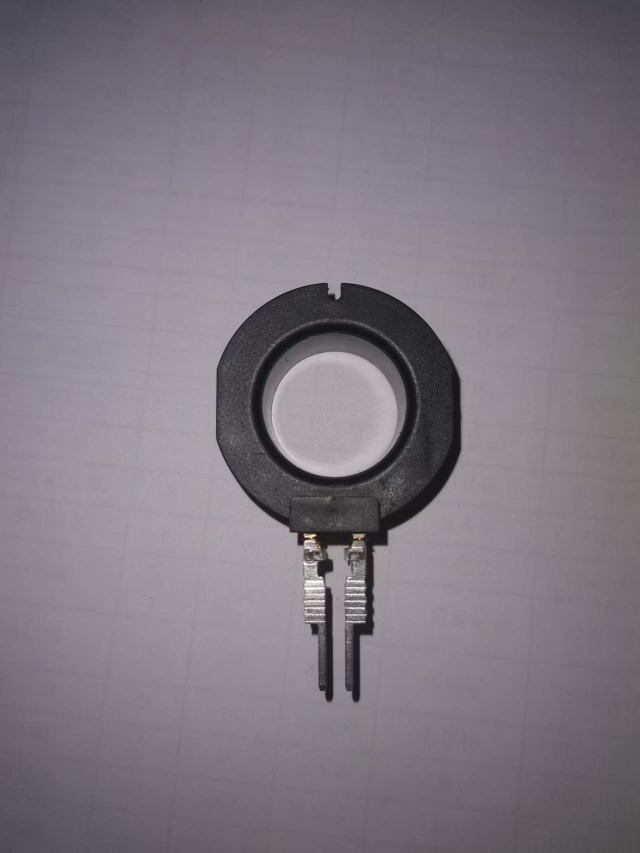
#> input picture camImg/1.jpg, 1279 x 1706 px (shown at 1/2 size)
$ python -i AngleCheck3.py   (imports and definitions only)
#> lines starting #> are read from the running program, lines starting #| are printed output that depends on the picture; after the words box and inside, x2 and y2 are one past the last pixel; in counts of white or black regions, pixels touching at a corner belong together
#> further down, picture is the input picture: shape (1706, 1279, 3); mean B, G, R 127.9, 119.5, 125.1
import cv2
import numpy as np
import os
import math


# 角度检测

def resizeImg(img, scale_percent=50):
    width = int(img.shape[1] * scale_percent / 100)
    height = int(img.shape[0] * scale_percent / 100)
    return cv2.resize(img, (width, height), interpolation=cv2.INTER_AREA)


def checkLine(cx, cy, angle, vis):
    cx, cy = int(cx), int(cy)
    angle = float(angle)

    # 转弧度
    theta = math.radians(angle)

    # 方向向量（根据你的角度定义）
    dx = math.sin(theta)
    dy = math.cos(theta)

    # 线长度（足够长，贯穿整张图）
    h, w = vis.shape[:2]
    length = max(h, w)

    # 两个方向延伸
    x1 = int(cx - dx * length)
    y1 = int(cy + dy * length)

    x2 = int(cx + dx * length)
    y2 = int(cy - dy * length)

    # 画线
    cv2.line(vis, (x1, y1), (x2, y2), (0, 0, 255), 2)

    # cv2.imshow("line", resizeImg(vis))
    # cv2.waitKey(0)
    # cv2.destroyAllWindows()


def far_point_mean(contour, center, ratio=0.3):
    """
    ratio: 选取最远的前多少比例点
    """

    pts = contour[:, 0, :]

    # 1. 计算每个点到圆心距离
    dists = np.linalg.norm(pts - center, axis=1)

    # 2. 排序索引（从远到近）
    idx = np.argsort(dists)[::-1]

    # 3. 取最远的一部分点
    k = max(1, int(len(pts) * ratio))
    far_pts = pts[idx[:k]]

    # 4. 求均值
    mean_point = np.mean(far_pts, axis=0).astype(int)

    return mean_point, far_pts


def process_image(img):
    cv2.imwrite(r"D:\M26003Project\src\logs\Results\0Origin.jpg", img)
    try:
        if img is None:
            raise ValueError("输入图像为空！")

        # ===== 灰度 =====
        gray = cv2.cvtColor(img, cv2.COLOR_BGR2GRAY)

        # ===== 去噪 =====
        median = cv2.medianBlur(gray, 3)

        # ===== 二值 =====
        # _, binary = cv2.threshold(
        #     median, 170, 255,
        #     cv2.THRESH_BINARY + cv2.THRESH_OTSU
        # )
        # cv2.imwrite(r"D:\M26003Project\src\logs\Results\1binary.jpg", binary)

        # ===== 边缘 =====
        canny = cv2.Canny(median, 20, 50)
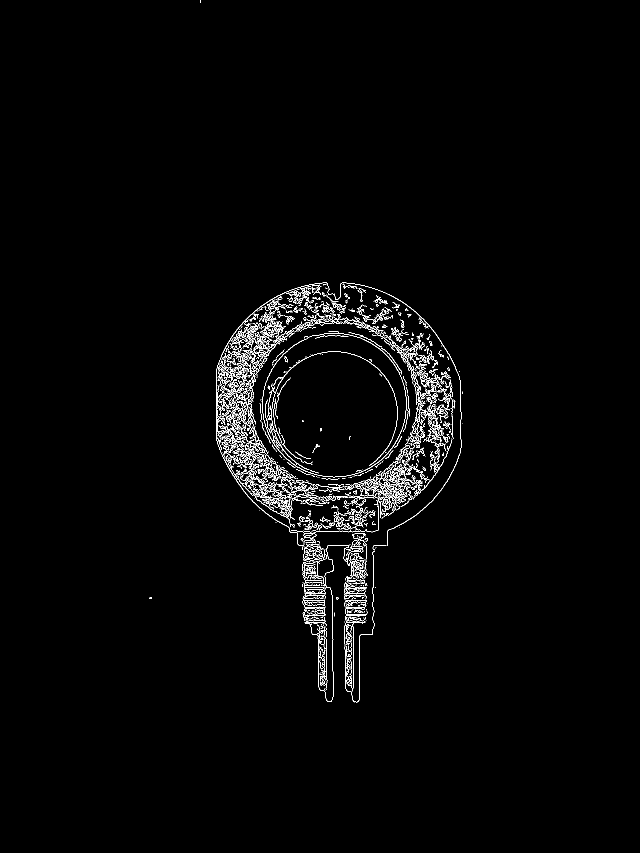
#> canny: shape (1706, 1279) (shown at 1/2 size); 1.7% white in thin lines or dots, all inside (x1, y1, x2, y2) = (298, 0, 926, 1405)
        cv2.imwrite(r"D:\M26003Project\src\logs\Results\2canny.jpg", canny)


        # ===== 膨胀 =====
        # dilation = cv2.morphologyEx(canny, cv2.MORPH_CLOSE, kernel=np.ones((7, 7), np.uint8))
        kernel = np.ones((11, 11), np.uint8)
        dilation = cv2.dilate(canny, kernel)
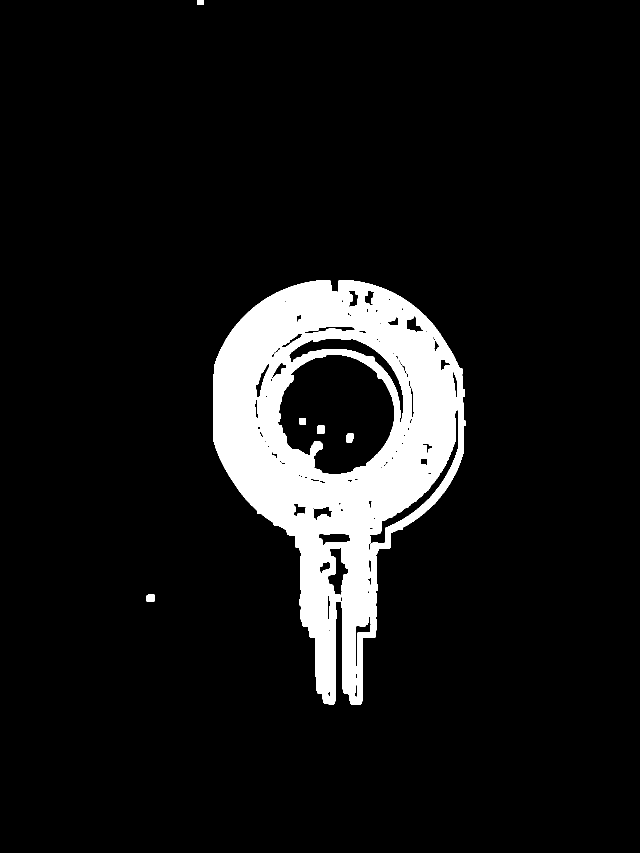
#> dilation: shape (1706, 1279) (shown at 1/2 size); 8.8% white; 6 white regions, box (x1, y1, x2, y2) and area: (427, 560, 931, 1410) 192050, (635, 851, 649, 868) 234, (693, 867, 707, 885) 233, (293, 1189, 309, 1203) 220, (599, 836, 612, 849) 169, (395, 0, 407, 10) 120
        cv2.imwrite(r"D:\M26003Project\src\logs\Results\3dilation.jpg", dilation)


        # ===== 找圆 =====
        circles = cv2.HoughCircles(
            dilation, cv2.HOUGH_GRADIENT, 2, minDist=100,
            param1=100, param2=30,
            minRadius=200, maxRadius=300
        )
#> circles = 18 rows, first 8: [669, 809, 252.2], [563, 923, 290], [945, 1289, 287.8], [673, 921, 224], [761, 855, 206.2], [555, 819, 268], [851, 1145, 252.6], [979, 1191, 241.4]

        if circles is None:
            raise ValueError("未检测到圆！")

        x, y, r = np.uint16(np.around(circles))[0][0]
#> x = 669; y = 809; r = 252

        # ===== ROI（只保留圆区域）=====
        inv = cv2.bitwise_not(dilation)
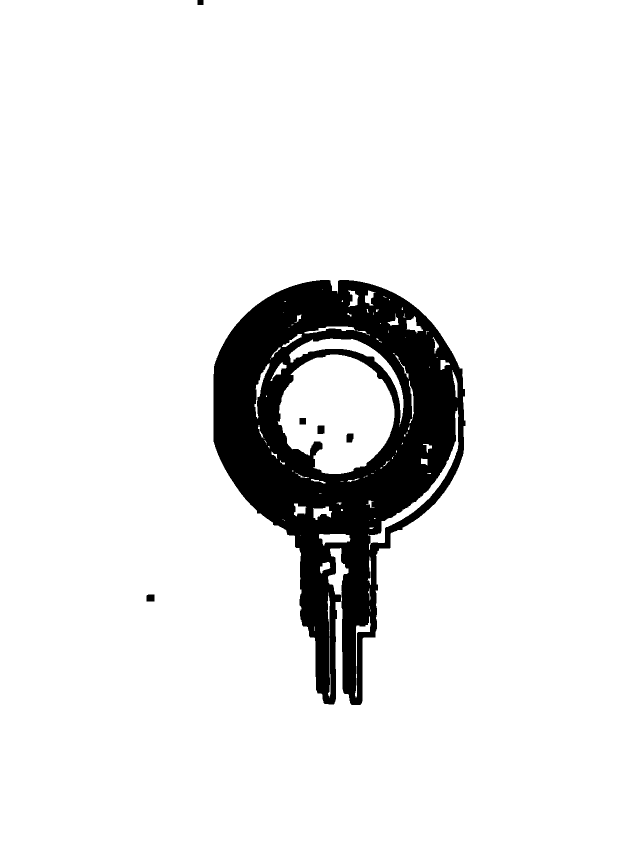
#> inv: shape (1706, 1279) (shown at 1/2 size); 91.2% white; 6 black regions, box (x1, y1, x2, y2) and area: (427, 560, 931, 1410) 192050, (635, 851, 649, 868) 234, (693, 867, 707, 885) 233, (293, 1189, 309, 1203) 220, (599, 836, 612, 849) 169, (395, 0, 407, 10) 120

        # =====划定核心区域=====
        mask = np.zeros(inv.shape, dtype=np.uint8)
        cv2.circle(mask, (x, y), int(r * 1.9), 255, -1)
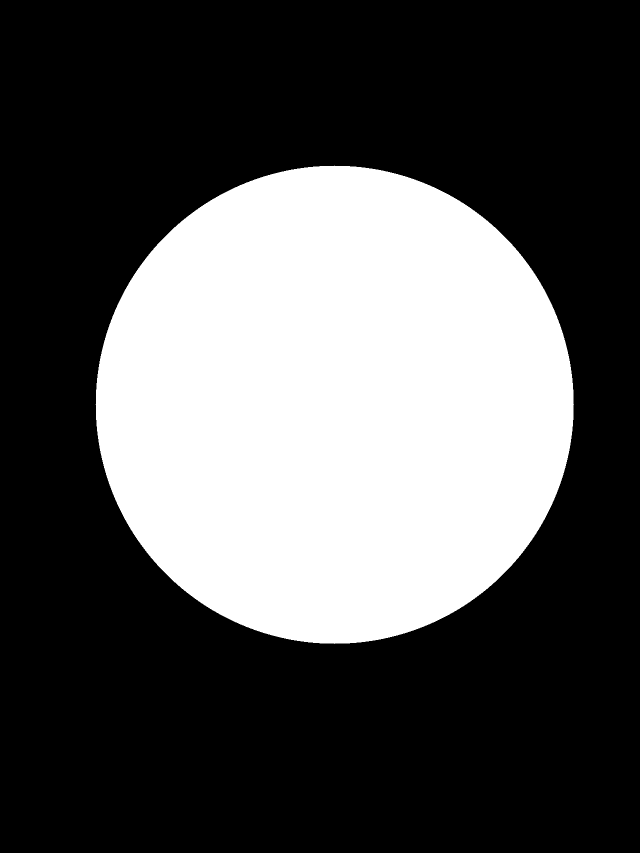
#> mask: shape (1706, 1279) (shown at 1/2 size); 32.9% white; 1 white region, box (x1, y1, x2, y2) and area: (191, 331, 1148, 1288) 717685
        cv2.circle(mask, (x, y), int(r * 1.8), 0, -1)
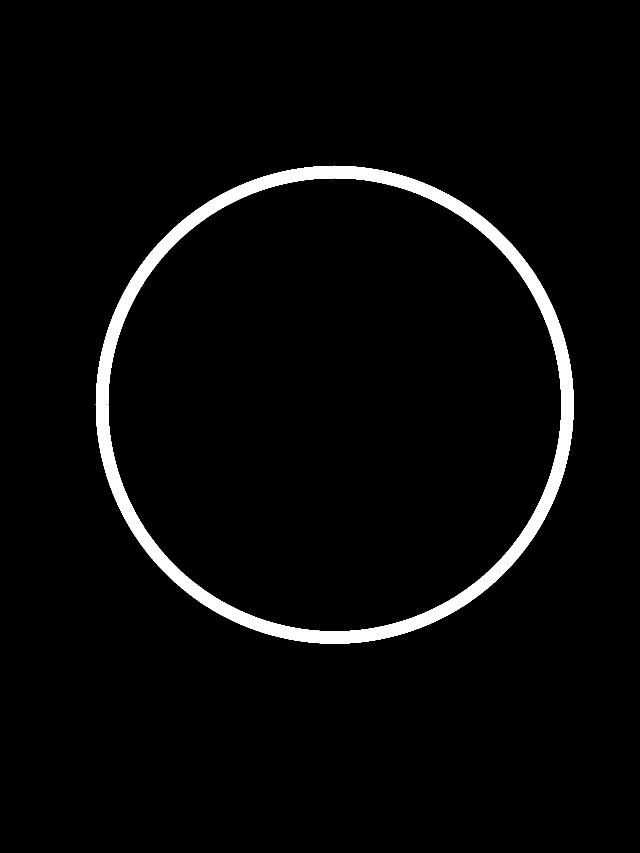
#> mask: shape (1706, 1279) (shown at 1/2 size); 3.3% white; 1 white region, box (x1, y1, x2, y2) and area: (191, 331, 1148, 1288) 73056
        roi = cv2.bitwise_and(inv, inv, mask=mask)
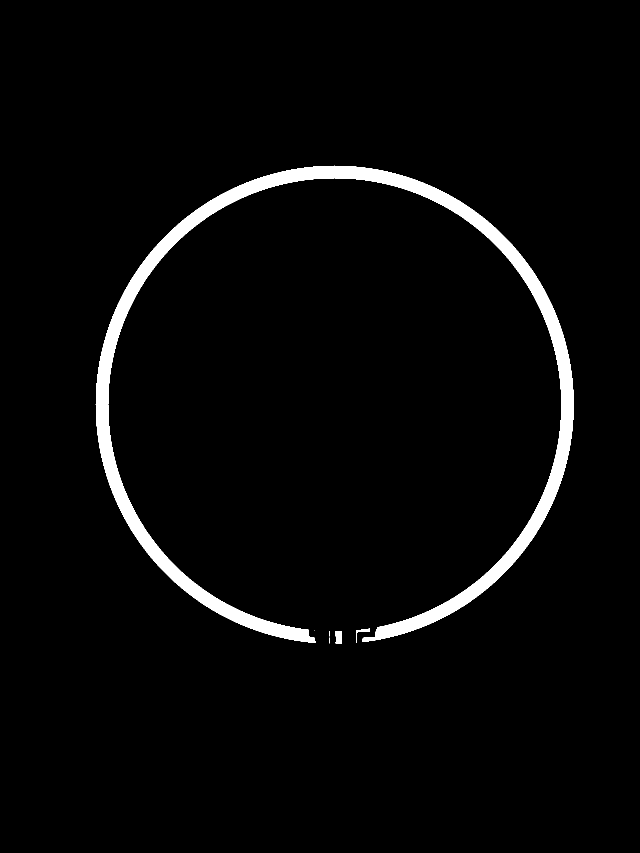
#> roi: shape (1706, 1279) (shown at 1/2 size); 3.2% white; 6 white regions (3 under 20 px)
        cv2.imwrite(r"D:\M26003Project\src\logs\Results\4roi.jpg", roi)

        cv2.circle(img, (x, y), r, (0, 0, 255), 2)

        # ====获得凸出部分=====
        cv2.circle(roi, (int(x), int(y)), int(r * 1.05), (0, 0, 0), -1)

        # ===== 轮廓 =====
        contours, _ = cv2.findContours(
            roi, cv2.RETR_EXTERNAL, cv2.CHAIN_APPROX_NONE
        )
#> contours = 6 contours, 3 with area under 20; largest, box (x1, y1, x2, y2) and area: (191, 331, 1148, 1286) 67466, (671, 1262, 684, 1287) 277, (712, 1257, 740, 1286) 136

        contour = max(contours, key=cv2.contourArea)
#> contour = contour of 5117 points, box (x1, y1, x2, y2) (191, 331, 1148, 1286), area 67466

        # =====最小外接矩形=====
        rect = cv2.minAreaRect(contour)
#> rect = ((669, 807.6), (955.8, 953), -1.15)
        (cx, cy), (w, h), rect_angle = rect
#> cx = 669; cy = 807.6; w = 955.8; h = 953; rect_angle = -1.15

        if w < h:
            rect_angle += 90

        # 计算角度
        theta = np.radians(rect_angle)
#> theta = -0.02

        # 注意：你的角度体系（0°向下）
        vx = np.sin(theta)
#> vx = -0.02
        vy = np.cos(theta)
#> vy = 1

        center = np.array([x, y])
#> center = [669, 809]

        pos_score = 0
        neg_score = 0

        for p in contour[:, 0, :]:
            v = p - center

            # 投影到方向轴
            proj = v[0] * vx + v[1] * vy

            dist = np.linalg.norm(v)

            if proj > 0:
                pos_score += dist
            else:
                neg_score += dist
#> this loop made 5117 passes
#> (p, v, proj, dist, neg_score) on passes 1 to 12: ([669, 331], [0, -478], -477.9, 478, 478), ([668, 332], [-1, -477], -476.9, 477, 955), ([667, 332], [-2, -477], -476.9, 477, 1432), ([666, 332], [-3, -477], -476.8, 477, 1909), ([665, 332], [-4, -477], -476.8, 477, 2386), ([664, 332], [-5, -477], -476.8, 477, 2863.1), ([663, 332], [-6, -477], -476.8, 477, 3340.1), ([662, 332], [-7, -477], -476.8, 477.1, 3817.1), ([661, 332], [-8, -477], -476.7, 477.1, 4294.2), ([660, 332], [-9, -477], -476.7, 477.1, 4771.3), ([659, 332], [-10, -477], -476.7, 477.1, 5248.4), ([658, 332], [-11, -477], -476.7, 477.1, 5725.5)
#> (proj, dist, neg_score) on passes 61 to 66: (-472.7, 477.8, 29121.5), (-472.7, 477.9, 29599.4), (-471.7, 477, 30076.4), (-471.6, 477.2, 30553.6), (-471.6, 477.3, 31030.9), (-471.6, 477.4, 31508.4)
#> after the loop, neg_score = 1225936.2; pos_score = 1158206.7

        # 判断哪一侧更突出
        if neg_score > pos_score:
            rect_angle += 180
#> rect_angle = 178.9

        angle = rect_angle % 360
#> angle = 178.9


        # # 获取四个点
        box = cv2.boxPoints(rect)
#> box = [[200.7, 1293.6], [181.6, 340.7], [1137.3, 321.6], [1156.3, 1274.5]]
        #
        # # ⚠️ 关键：必须转 int
        box = box.astype(int)
#> box = [[200, 1293], [181, 340], [1137, 321], [1156, 1274]]

        # # 计算角度（可选）
        # dx = box[1][0] - box[0][0]
        # dy = box[1][1] - box[0][1]
        # angle = np.degrees(np.arctan2(dy, dx))

        # 画出来
        cv2.drawContours(img, [box], 0, (255, 0, 0), 2)

        cv2.drawContours(img, [contour], -1, (0, 255, 0), 2)
        cv2.imwrite(r"D:\M26003Project\src\logs\Results\5contours.jpg", img)

        # [7 lines of commented-out code are left out]

        checkLine(x, y, angle, img)
#> in checkLine, `cx, cy = int(cx), int(cy)`: cx = 669; cy = 809
#> in checkLine, `angle = float(angle)`: angle = 178.9
#> in checkLine, `theta = math.radians(angle)`: theta = 3.12
#> in checkLine, `dx = math.sin(theta)`: dx = 0.02
#> in checkLine, `dy = math.cos(theta)`: dy = -1
#> in checkLine, `x1 = int(cx - dx * length)`: x1 = 634
#> in checkLine, `y1 = int(cy + dy * length)`: y1 = -896
#> in checkLine, `x2 = int(cx + dx * length)`: x2 = 703
#> in checkLine, `y2 = int(cy - dy * length)`: y2 = 2514

        angle = -angle
#> angle = -178.9
        # 显示角度
        cv2.putText(img, f"{angle:.2f}", (100, 120),
                    cv2.FONT_HERSHEY_SIMPLEX, 5, (0, 255, 0), 5)

        # 十字参考线
        h, w = img.shape[:2]
#> h = 1706; w = 1279
        cv2.line(img, (0, y), (w, y), (255, 0, 0), 3)
        cv2.line(img, (x, 0), (x, h), (255, 0, 0), 3)
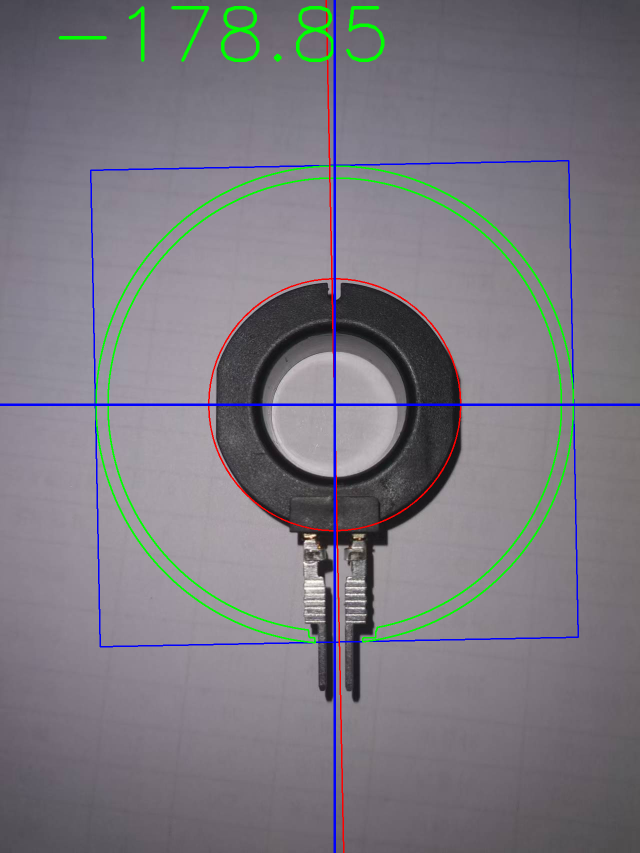
#> img: shape (1706, 1279, 3) (shown at 1/2 size); mean B, G, R 127, 119.3, 122.3

        cv2.imwrite(r"D:\M26003Project\src\logs\Results\6result.jpg", img)

        return img, round(angle, 2)

    except Exception as e:
        raise RuntimeError(f"图像处理失败，异常报告: {e}")


# [12 lines not run here, left out]

>>> import cv2
>>> picture = cv2.imread('../camImg/1.jpg')
>>> result = process_image(picture)
